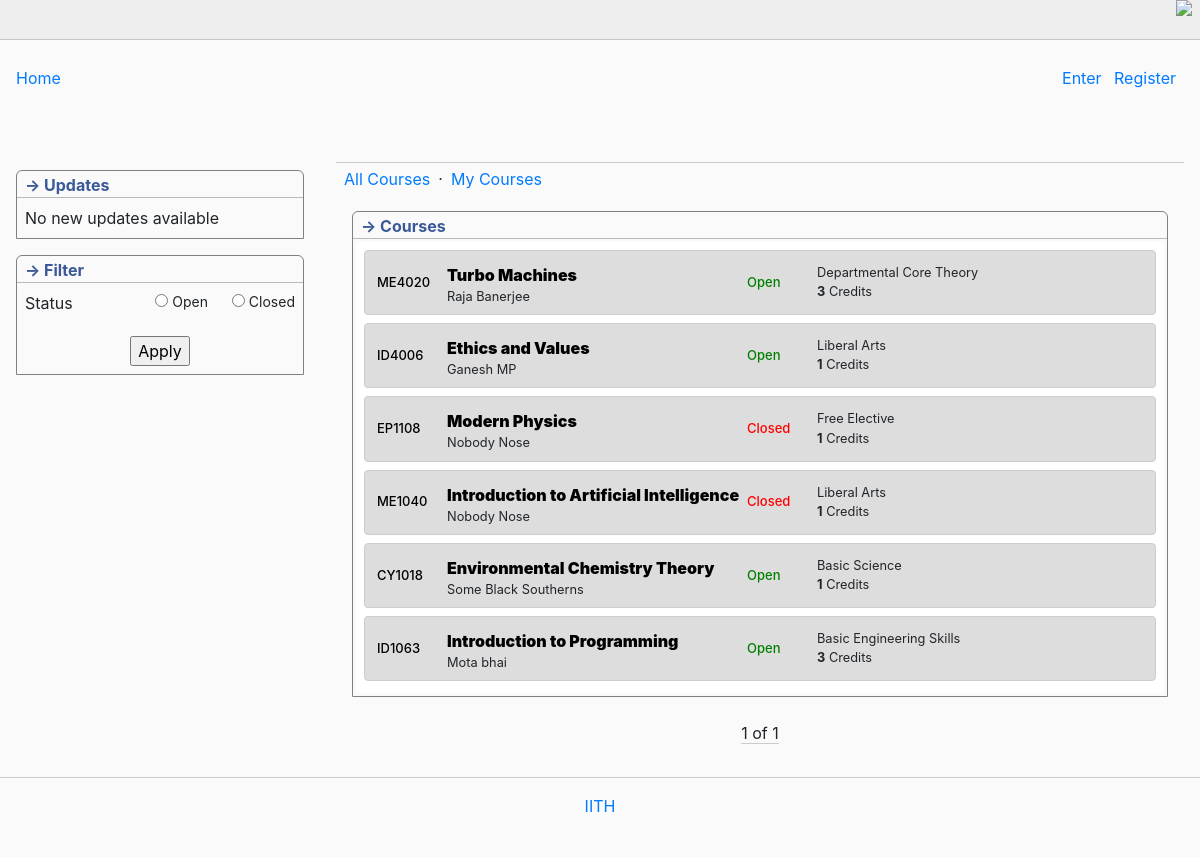
Before: / with the older database file.
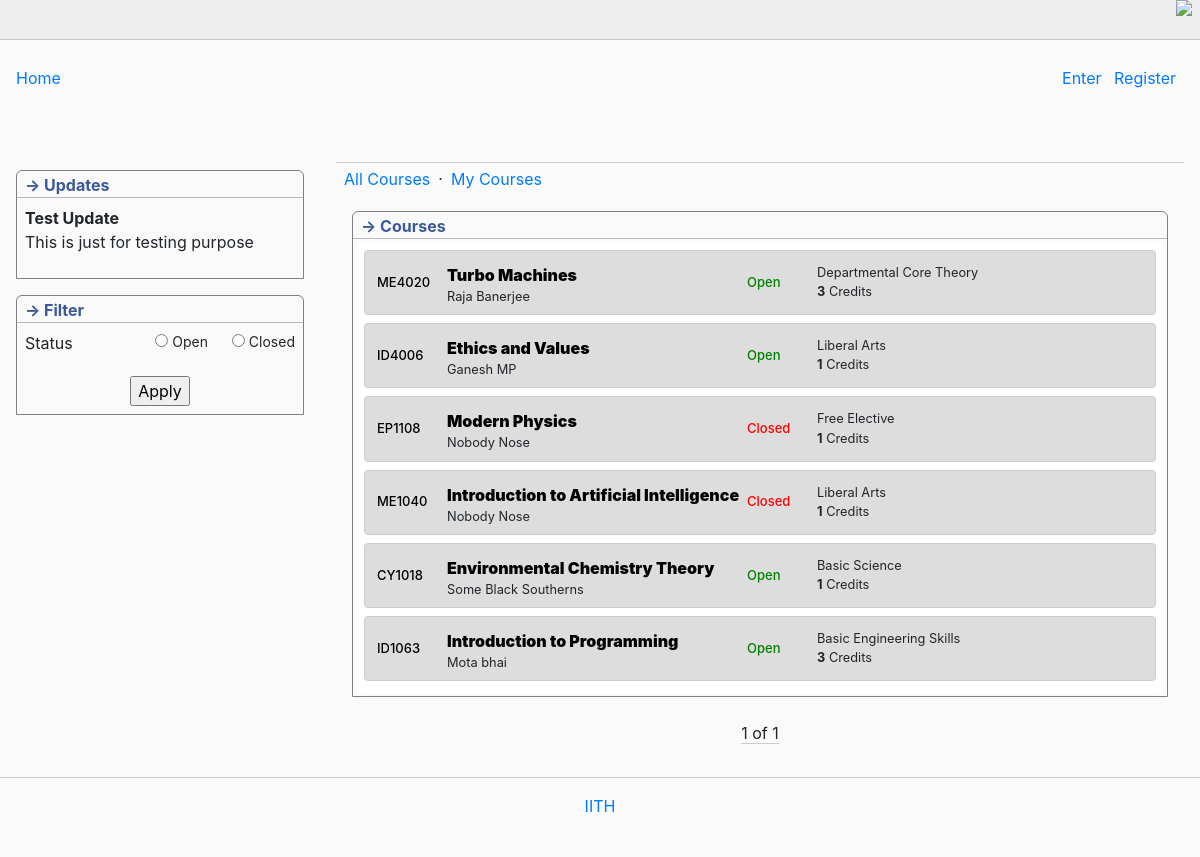
After: the same page with the newer database file.
### sle/models.py (models this page shows, shortened)
class Update(models.Model):
    topic = models.CharField(max_length=100)
    news = models.CharField(max_length=500)

### sle/views.py (the view)
# urls.py: path('', views.index, name='index'),
def index(req):
    courses = Course.objects.all()
    paginator = Paginator(courses, 20)
    page_number = req.GET.get("page")
    page_obj = paginator.get_page(page_number)
    updates = Update.objects.last()
    return render(req, 'sle/index.html', {
        'courses': page_obj,
        'news': updates
    })

### sle/templates/sle/index.html (shortened to what this page needs)
{% extends 'sle/layout.html' %}
{% block body %}
<div class="flexit">
    <div id="sidebar">
        <div class="boxit borderTopRound">
            <div class="caption titled">&rightarrow; Updates</div>
            <div style="padding: 0.5rem;">
                {% if news %}
                    <strong>{{news.topic}}</strong>
                    <p>{{news.news}}</p>
                {% else %}
                    No new updates available
                {% endif %}
            </div>
        </div>
        <div class="boxit borderTopRound">
            <div class="caption titled">&rightarrow; Filter</div>
            <div style="padding: 0.5rem;">
                <form action="{% url 'filterpage' %}" method="post">
                    <div class="_FilterByTagsFrame_difficulty">
                        Status
                        <div class="_FilterByTagsFrame_difficulty_smaller">
                            <div class="mr-4">
                                <input type="radio" name="status" id="open" value="True">
                                <label for="open">Open</label>
                            </div>
                            <div>
                                <input type="radio" name="status" id="closed" value="False">
                                <label for="closed">Closed</label>
                            </div>
                        </div>
                    </div>
                    <div class="_FilterByTagsFrame_button">
                        <input type="submit" value="Apply">
                    </div>
                </form>
            </div>
        </div>
    </div>
    <div class="pagecontent">
        <div class="second-level-menu">
            <li><a href="{% url 'index' %}">All Courses</a></li>
            <li>&CenterDot;</li>
            <li><a href="{% url 'mycourses' %}">My Courses</a></li>
        </div>
        <div class="boxit borderTopRound">
            <div class="caption titled">
                &rightarrow; Courses
            </div>
            <div class="dkwod">
                {% for course in courses %}
                <div class="courses">
                    <div class="med">
                        <a href="#">{{ course.course_code }}</a>
                    </div>
                    <div class="column-flex">
                        <a style="font-weight: 900;" href="#">{{ course.title }}</a>
                        <small>{{ course.tutor }}</small>
                    </div>
                    <div class="med">
                        {% if course.status %}
                        <div style="color: green;">
                            Open
                        </div>
                        {% else %}
                        <div style="color: red;">
                            Closed
                        </div>
                        {% endif %}
                    </div>
                    <div class="column-flex">
                        <small>
                            {{ course.elective_type }}
                        </small>
                        <small><strong>{{ course.credit }}</strong> Credits</small>
                    </div>
                </div>
                {% empty %}
                <div class="courses">
                    Nothing here
                </div>
                {% endfor %}
            </div>
        </div>
        <div class="pagination">
            <span class="step-links">
                <span class="current">
                    {{ courses.number }} of {{ courses.paginator.num_pages }}
                </span>
            </span>
        </div>
    </div>
</div>
{% endblock %}

Changed rows visible on the page:
added Update: topic "Test Update", news "This is just for testing purpose"
Other visible differences:
text no longer shown: "No new updates available"
